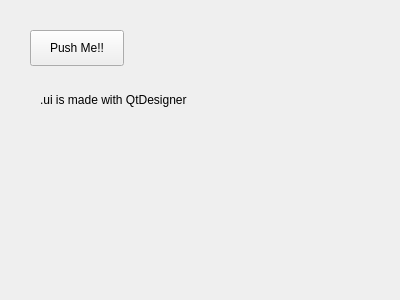
<?xml version="1.0" encoding="UTF-8"?>
<ui version="4.0">
 <class>Form</class>
 <widget class="QWidget" name="Form">
  <property name="geometry">
   <rect>
    <x>0</x>
    <y>0</y>
    <width>400</width>
    <height>300</height>
   </rect>
  </property>
  <property name="windowTitle">
   <string>myForm</string>
  </property>
  <widget class="QPushButton" name="btn">
   <property name="geometry">
    <rect>
     <x>30</x>
     <y>30</y>
     <width>94</width>
     <height>36</height>
    </rect>
   </property>
   <property name="text">
    <string>Push Me!!</string>
   </property>
  </widget>
  <widget class="QLabel" name="lbl">
   <property name="geometry">
    <rect>
     <x>40</x>
     <y>90</y>
     <width>241</width>
     <height>20</height>
    </rect>
   </property>
   <property name="text">
    <string>.ui is made with QtDesigner</string>
   </property>
  </widget>
 </widget>
 <resources/>
 <connections>
  <connection>
   <sender>btn</sender>
   <signal>clicked()</signal>
   <receiver>Form</receiver>
   <slot>btnClickedAction()</slot>
   <hints>
    <hint type="sourcelabel">
     <x>96</x>
     <y>50</y>
    </hint>
    <hint type="destinationlabel">
     <x>250</x>
     <y>74</y>
    </hint>
   </hints>
  </connection>
 </connections>
 <slots>
  <slot>btnClickedAction()</slot>
 </slots>
</ui>
